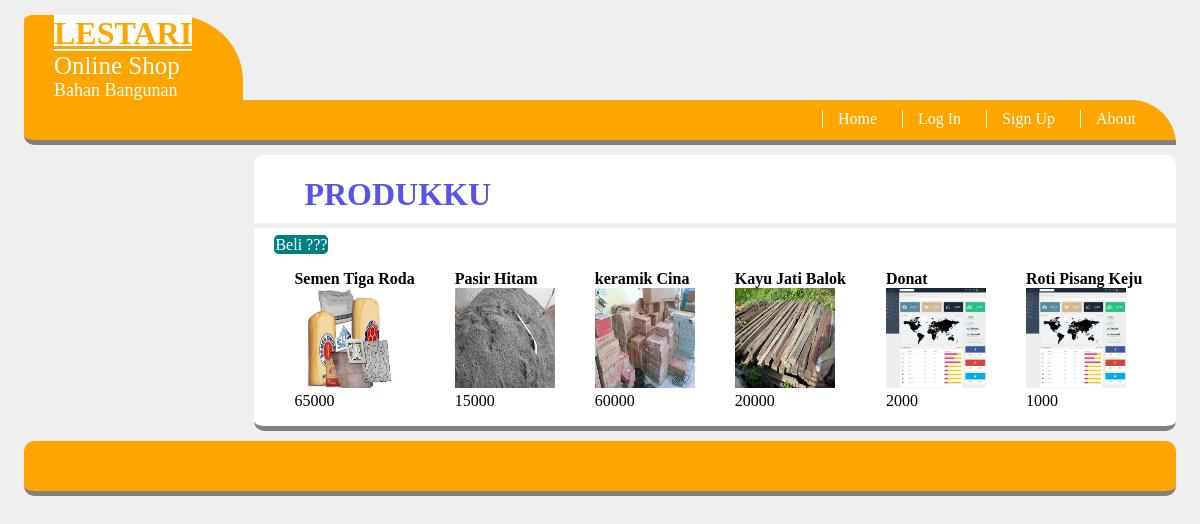
The page / on the database its author committed.
### tables this page shows
CREATE TABLE IF NOT EXISTS `tb_produk` (
`ID_P` int(11) NOT NULL,
  `ID_J` int(11) DEFAULT NULL,
  `NAMA_P` varchar(50) DEFAULT NULL,
  `KETERANGAN_P` text,
  `GAMBAR_P` varchar(50) DEFAULT NULL,
  `HARGA_P` int(11) DEFAULT NULL
);

### content.php (the view, shortened to what this page needs)
<?php
	$page=$_GET["page"];
	switch($page){
		default:
			$select = mysql_query("select * from tb_produk order by ID_P desc");
			?>
			<h1>PRODUKKU</h1>
			<hr size="5" color="#eee">
			<a href="?page=log_in" class="tambah">Beli ???</a>
			<br>
			<?php
				while ($data_produk=mysql_fetch_array($select)){
					?>
					<ul class="produk">
						<li><b><?php echo $data_produk['NAMA_P']?></b></li>
						<li><img width="100px" height="100px" src="image/<?php echo $data_produk['GAMBAR_P']?>"></li>
						<li><?php echo $data_produk['HARGA_P']?></li>
					</ul>
				<?php
			}
		break;
	}
?>

### index.php (shortened to what this page needs)
<html>
	<head>
		<link type="text/css" rel="stylesheet" href="css/style.css">
	</head>
	<body>
		<div id="header">
			<div id="logo">
				<label class="judul"><u><b>LESTARI</b></u></label><br>
				<label class="j2"> Online Shop</label><br>
				<label class="j3"> Bahan Bangunan</label>
			</div>
			<div id="menu">
				<ul>
					<li><a href="index.php">Home</a></li>
					<li><a href="index.php?page=log_in">Log In</a></li>
					<li><a href="index.php?page=sign_up">Sign Up</a></li>
					<li><a href="index.php?page=about">About</a></li>
				</ul>
			</div>
		</div>
		<div id="content">
			<div id="con_kanan">
				<?php
					include "content.php";
				?>
			</div>
		</div>
		<div id="footer">
		</div>
	</body>
</html>

### css/style.css (style rules this page uses)
body { background: #efefef; width: 96%; height:auto; margin:auto; }
h1 { padding-left: 50px; color:#5555ee; margin-bottom:10px; }
label { color:#3e3e3e; margin-left:30px; }
#header { height:130px; width: 100%; margin:auto; margin-top:10px; }
#logo { width:19%; height:125px; background:ORANGE; border-radius: 10px 70px 0px 10px; border-bottom: 5px solid gray; border-top: 5px solid #eee; float:left; }
#menu { width:81%; height:40px; background:orange; border-radius:0 80px 0 0; border-bottom: 5px solid gray; margin-top:90px; float:right; }
#menu ul { float:right; list-style:none; margin:15px; font-family:verdana; }
#menu ul li { margin-right:10px; margin-top:-5px; float:left; }
#menu ul li a { display:block; text-decoration:none; font-size:16px; color:white; padding:0 15px; border-left:1px solid white; }
#content { width:100%; height:auto; background:-moz-linear-gradient(left,orange,#bbbb00); margin:auto; }
#con_kanan { width:80%; height:auto; // background:-moz-linear-gradient(left,orange,#bbbb00); background:white; margin:auto; margin-top:10px; float:right; border-radius: 10px; border-bottom: 5px solid gray; }
#footer { margin-top:10px; width:100%; height:50px; background:linear-gradient(left,orange,#bbbb00); background:orange; border-radius: 10px; border-bottom: 5px solid gray; float:left; }
a { text-decoration: none; }
.tambah { margin-left: 20px; list-style: none; text-decoration: none; border-radius: 5px; border: 1px solid teal; color: white; background: teal; }
.produk { list-style: none; float: left; }
.judul { background: white; color: orange; font-family: Verdana; font-size: 2em; }
.j2 { color: white; font-family: Verdana; font-size: 25; }
.j3 { color: white; font-family: Verdana; font-size: 18; }

### rows shown on the page
tb_produk: NAMA_P "Semen Tiga Roda", GAMBAR_P (picture), HARGA_P "65000"
tb_produk: NAMA_P "Pasir Hitam", GAMBAR_P (picture), HARGA_P "15000"
tb_produk: NAMA_P "keramik Cina", GAMBAR_P (picture), HARGA_P "60000"
tb_produk: NAMA_P "Kayu Jati Balok", GAMBAR_P (picture), HARGA_P "20000"
tb_produk: NAMA_P "Donat", GAMBAR_P (picture), HARGA_P "2000"
tb_produk: NAMA_P "Roti Pisang Keju", GAMBAR_P (picture), HARGA_P "1000"
